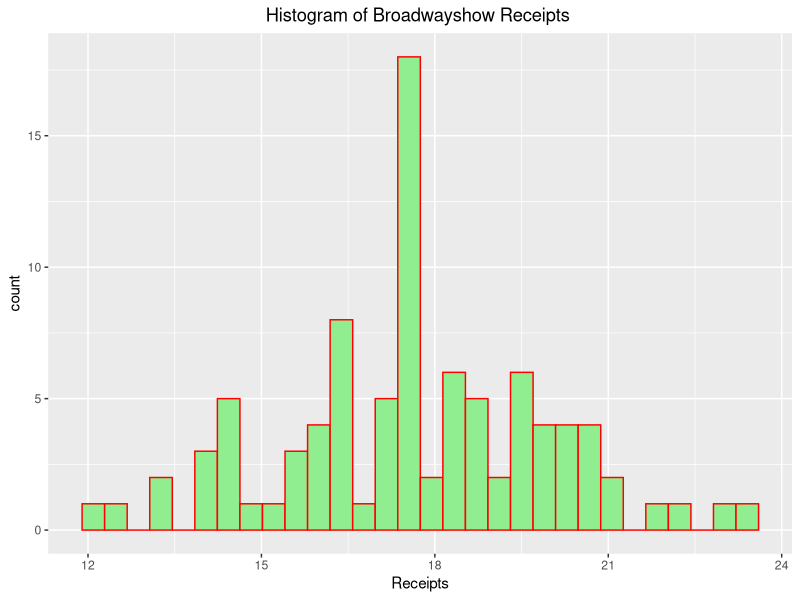

Here is the R script that generated this plot:
library(tidyverse)

getwd()

# either use this path if school is wd
# or change wd 
data <- read.csv("predictive/datasets/Broadwayshow.csv")

#Q1
sum(is.na(data)) 

#Q2
#Replaces the NAs in Receipts with average of Receipts
data$Receipts[is.na(data$Receipts)] <- mean(data$Receipts, na.rm=TRUE) 
#will print the summary statistics for each variable in the data
summary(data)

#Q3
data %>% 
  ggplot(aes(x=Receipts)) +
  geom_histogram(bins=30,color="red",fill="lightgreen") +
  ggtitle('Histogram of Broadwayshow Receipts ') +
  theme(plot.title=element_text(hjust = 0.5))  # last line is to center the title


#Q4
#correlation matrix
round(cor(data[-1]),2)


#Q5
#A MLR model was fit to predict Receipt using the three predictors
model1 <- lm(Receipts~.,data[-1])
summary(model1)


#Q7
model2 <- lm(Receipts~.-Avg.Ticket.Price,data[-1])
summary(model2)

predict(model2, newdata = data.frame(Paid.Attendance=200,Shows=30,Avg.Ticket.Price=70))
